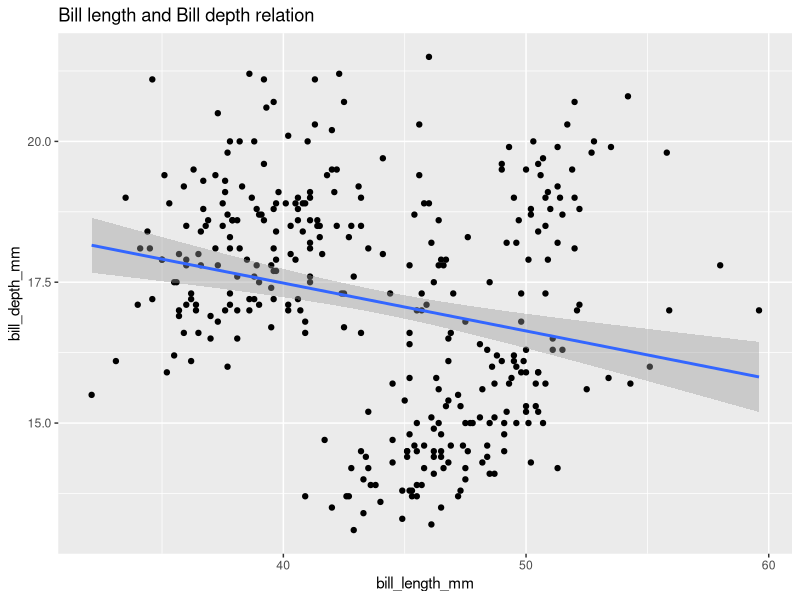
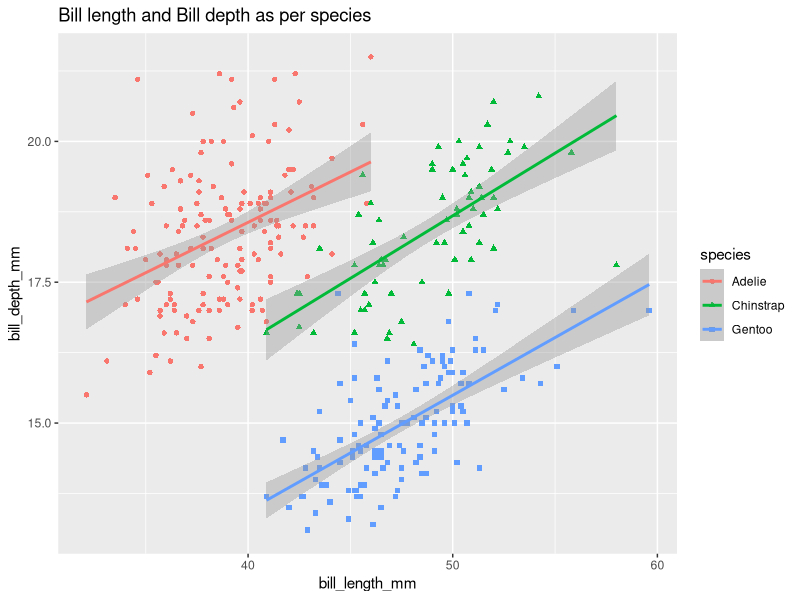
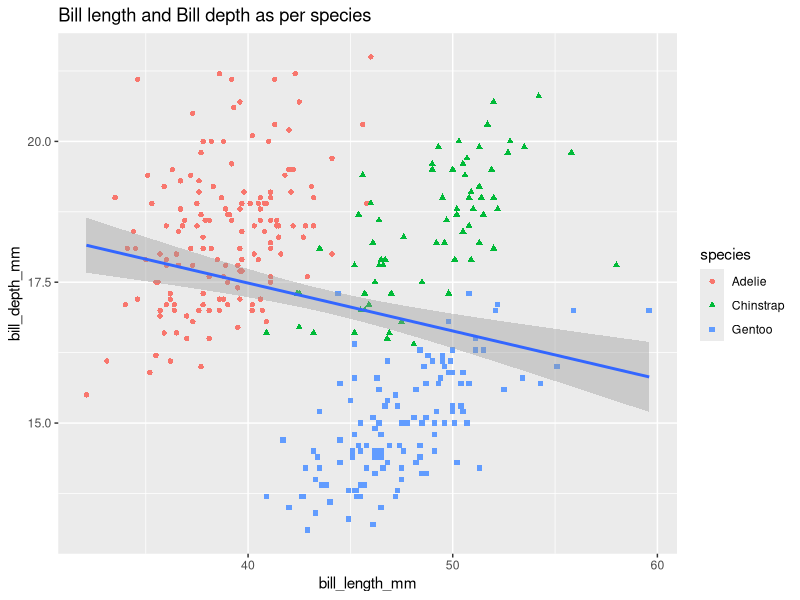
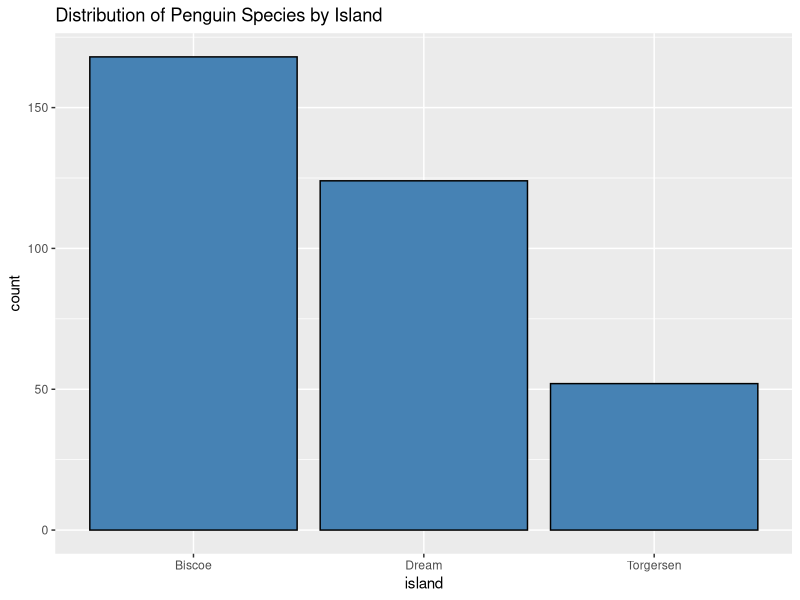
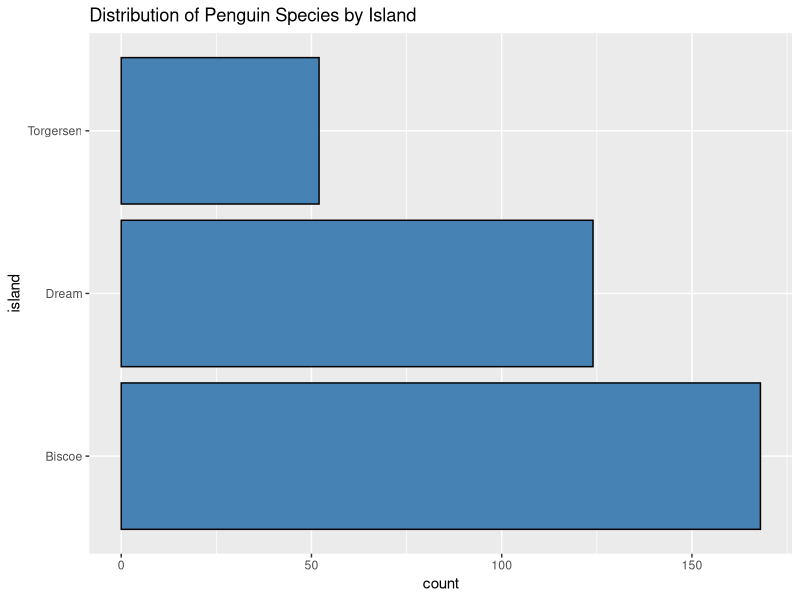
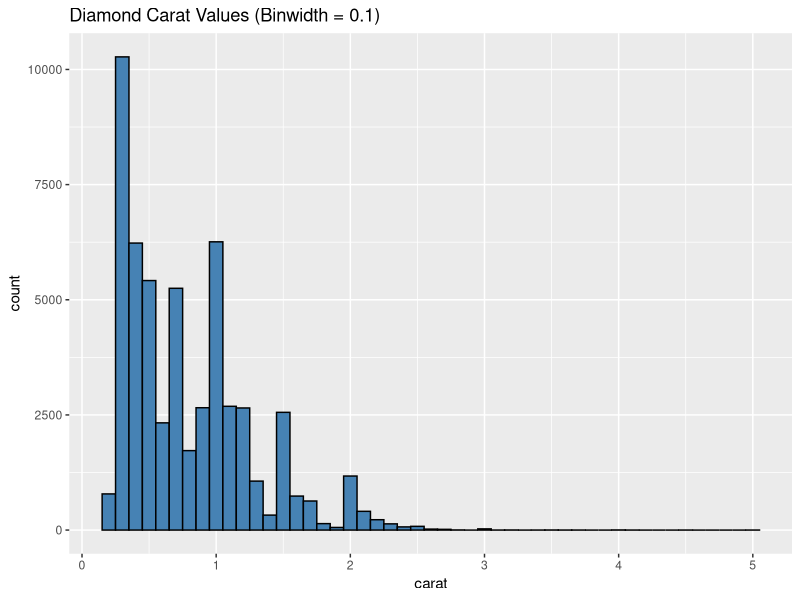
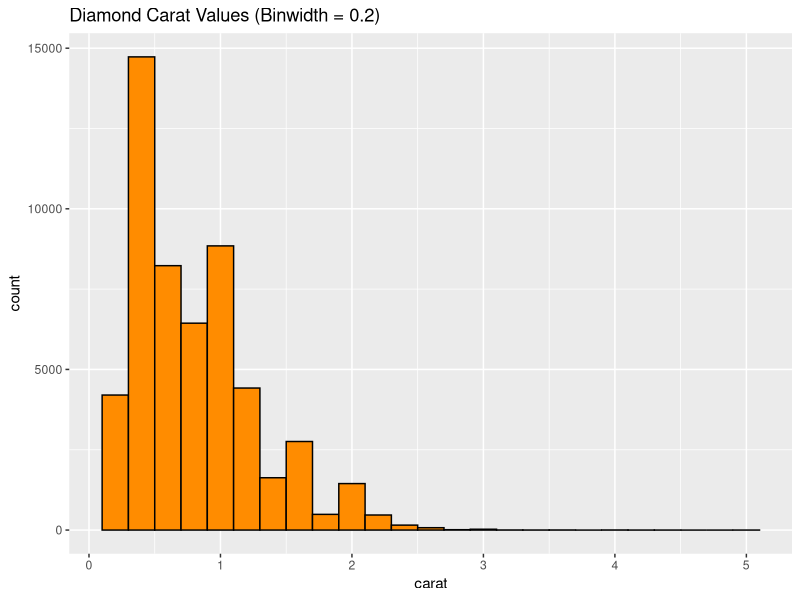
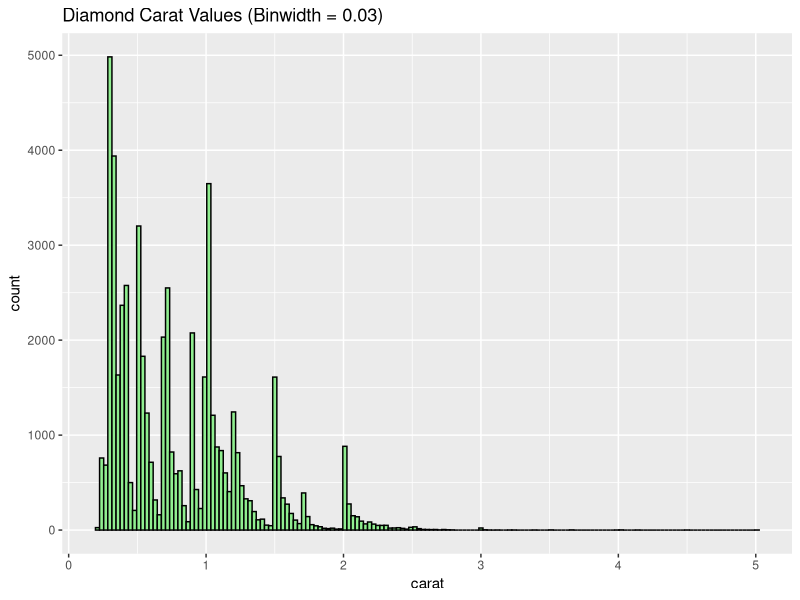

Write the R code that produced these figures, in order.
## ---- chunk 1
# We will require the tidyverse library and the palmerpenguins library. 
# install.packages("tidyverse")
# The following loads the library for our use
library(tidyverse) 
library(palmerpenguins)
library(ggthemes) # for the colorblind palette
#If you do not already have these libraries installed you will need to use the #install.packages command to do so, or follow RStudio prompts to accomplish the same.
## ---- chunk 2
ggplot(
  data = penguins,
  mapping = aes(x = bill_length_mm, y = bill_depth_mm))+
  geom_point() +
  geom_smooth(method = "lm")+
    labs(
    title = "Bill length and Bill depth relation")
## ---- chunk 3
ggplot(
  data = penguins,
  mapping = aes(x = bill_length_mm, y = bill_depth_mm, color = species, shape = species))+
  geom_point() +
  geom_smooth(method = "lm") +
  labs(
    title = "Bill length and Bill depth as per species")

ggplot(
  data = penguins,
  mapping = aes(x = bill_length_mm, y = bill_depth_mm))+
  geom_point(mapping = aes(color = species, shape = species)) +
  geom_smooth(method = "lm") +
  labs(
    title = "Bill length and Bill depth as per species")
## ---- chunk 4
ggplot(
  data = penguins, 
  mapping = aes(x = island)) +
  geom_bar(fill = "steelblue", color = "black")+
  labs(
    title = "Distribution of Penguin Species by Island")
## ---- chunk 5
ggplot(
  data = penguins, 
  mapping = aes(x = island)) +
  geom_bar(fill = "steelblue", color = "black") + 
    labs(
    title = "Distribution of Penguin Species by Island") +
  coord_flip()
## ---- chunk 6
diamonds
## ---- chunk 7
# Summary of the carat variable (numerical)
summary(diamonds$carat)
## ---- chunk 8
# Summary of the cut variable (categorical)
summary(diamonds$cut)
## ---- chunk 9
ggplot(
  data = diamonds, 
  mapping = aes(x = carat)) +
  geom_histogram(binwidth = 0.1, fill = "steelblue", color = "black") +
  labs(
    title = "Diamond Carat Values (Binwidth = 0.1)"
  )

ggplot(
  data = diamonds, 
  mapping = aes(x = carat)) +
  geom_histogram(binwidth = 0.2, fill = "darkorange", color = "black") +
  labs(
    title = "Diamond Carat Values (Binwidth = 0.2)"
  )

ggplot(
  data = diamonds, 
  mapping = aes(x = carat)) +
  geom_histogram(binwidth = 0.03, fill = "lightgreen", color = "black") +
  labs(
    title = "Diamond Carat Values (Binwidth = 0.03)"
  )

ggplot(
  data = diamonds, 
  mapping = aes(x = carat)) +
  geom_histogram(binwidth = 0.05, fill = "purple", color = "black") +
  labs(
    title = "Diamond Carat Values (Binwidth = 0.05)"
  )
## ---- chunk 10
ggplot(
  data = diamonds, 
  mapping = aes(y = carat)) +
  geom_boxplot(fill = "lightblue", color = "black")+
  labs(
    title = "Carat Values in Diamonds")
